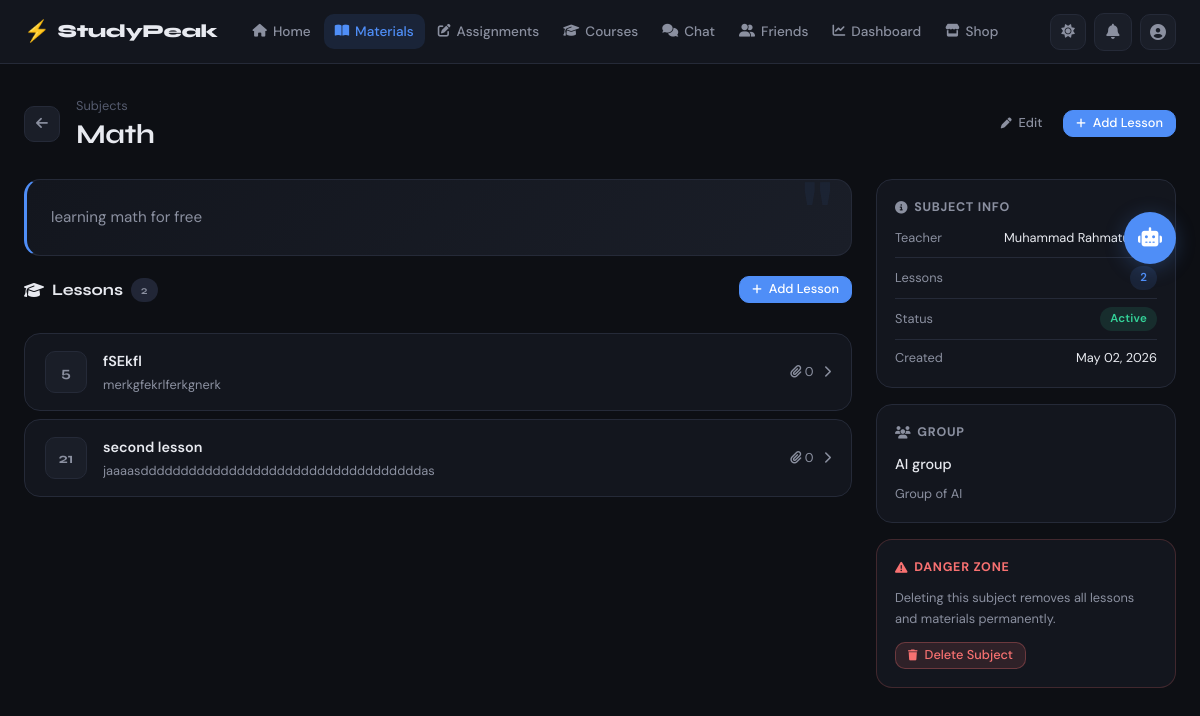
The page /materials/1/ (signed in) on the database its author committed.
### materials/models.py (models this page shows, shortened)
class Subject(models.Model):
    title = models.CharField(max_length=200)
    description = models.TextField(null=True, blank=True)
    teacher = models.ForeignKey(UserModel, on_delete=models.CASCADE, related_name='subjects')
    group = models.ForeignKey('chat.Group', on_delete=models.SET_NULL, null=True, blank=True, related_name='subjects')
    cover = models.ImageField(upload_to='subject_covers/', null=True, blank=True)
    is_active = models.BooleanField(default=True)
    created_at = models.DateTimeField(auto_now_add=True)

class Lesson(models.Model):
    subject = models.ForeignKey(Subject, on_delete=models.CASCADE, related_name='lessons')
    title = models.CharField(max_length=200)
    description = models.TextField(null=True, blank=True)
    order = models.PositiveIntegerField(default=0)
    created_at = models.DateTimeField(auto_now_add=True)
    class Meta:
        ordering = ['order']

### accounts/models.py (models this page shows, shortened)
class UserModel(AbstractUser):
    STUDENT = 'student'
    TEACHER = 'teacher'
    ADMIN = 'admin'
    ROLE_CHOICES = [
        (STUDENT, 'Student'),
        (TEACHER, 'Teacher'),
        (ADMIN, 'Admin'),
    ]
    email = models.EmailField(unique=True)
    role = models.CharField(max_length=10, choices=ROLE_CHOICES, default=STUDENT)
    is_verified = models.BooleanField(default=False)
    otp_code = models.CharField(max_length=6, null=True, blank=True)
    otp_created_at = models.DateTimeField(null=True, blank=True)
    reset_token = models.CharField(max_length=100, null=True, blank=True)
    deleted_at = models.DateTimeField(null=True, blank=True)
    REQUIRED_FIELDS = ['email', 'role']
    @property
    def is_student(self):
        return self.role == self.STUDENT
    @property
    def is_teacher(self):
        return self.role == self.TEACHER
    @property
    def is_admin_role(self):
        return self.role == self.ADMIN

### chat/models.py (models this page shows, shortened)
class Group(models.Model):
    name = models.CharField(max_length=100)
    description = models.TextField(null=True, blank=True)
    avatar = models.ImageField(upload_to='group_avatars/', null=True, blank=True)
    owner = models.ForeignKey(UserModel, on_delete=models.CASCADE, related_name='owned_groups')
    members = models.ManyToManyField(UserModel, through='GroupMember', related_name='chat_groups')
    is_study_group = models.BooleanField(default=False)
    created_at = models.DateTimeField(auto_now_add=True)

### materials/views.py (the view)
# urls.py: path('<int:subject_id>/', SubjectDetailView.as_view(), name='subject_detail'),
class SubjectDetailView(SessionLoginRequiredMixin, View):
    def get(self, request, subject_id):
        user = get_current_user(request)
        subject = get_object_or_404(Subject, id=subject_id)
        if user.is_student:
            if subject.group and not subject.group.memberships.filter(user=user).exists():
                messages.error(request, 'You do not have access to this subject.')
                return redirect('subject_list')
        lessons = subject.lessons.all()
        return render(request, 'materials/subject_detail.html', {
            'subject': subject,
            'lessons': lessons,
        })

### accounts/permissions.py (called while the page is built)
def get_current_user(request):
    user_id = request.session.get('user_id')
    if not user_id:
        return None
    return UserModel.objects.filter(id=user_id).first()

    def dispatch(self, request, *args, **kwargs):
        if not request.session.get('user_id'):
            messages.error(request, 'Please login first!')
            return redirect('login')
        return super().dispatch(request, *args, **kwargs)

### templates/materials/subject_detail.html (shortened to what this page needs)
{% extends 'base.html' %}
{% load static %}
{% block nav_materials %}active{% endblock %}
{% block extra_css %}
<link rel="stylesheet" href="{% static 'css/materials.css' %}">
{% endblock %}
{% block content %}
<div class="page-wrapper">
    <div class="page-header">
        <div class="page-header-left">
            <a href="{% url 'subject_list' %}" class="btn-back">
                <i class="fa-solid fa-arrow-left"></i>
            </a>
            <div>
                <p class="page-header-sub">Subjects</p>
                <h1 class="page-title">{{ subject.title }}</h1>
            </div>
        </div>
        <div class="page-header-right">
            {% if user.is_teacher or user.is_admin_role %}
            <a href="{% url 'subject_update' subject.id %}" class="btn btn-ghost btn-sm">
                <i class="fa-solid fa-pen"></i> Edit
            </a>
            <a href="{% url 'lesson_create' subject.id %}" class="btn btn-primary btn-sm">
                <i class="fa-solid fa-plus"></i> Add Lesson
            </a>
            {% endif %}
        </div>
    </div>
    <div class="subject-layout">
        <div class="subject-main">
            {% if subject.description %}
            <div class="subject-desc card">
                <p class="subject-desc-text">{{ subject.description }}</p>
            </div>
            {% endif %}
            <div class="lessons-section">
                <div class="section-header">
                    <h2 class="section-title">
                        <i class="fa-solid fa-graduation-cap"></i> Lessons
                        <span class="badge badge-gray">{{ lessons|length }}</span>
                    </h2>
                    {% if user.is_teacher or user.is_admin_role %}
                    <a href="{% url 'lesson_create' subject.id %}" class="btn btn-primary btn-sm">
                        <i class="fa-solid fa-plus"></i> Add Lesson
                    </a>
                    {% endif %}
                </div>
                {% if lessons %}
                <div class="lessons-list">
                    {% for lesson in lessons %}
                    <a href="{% url 'lesson_detail' subject.id lesson.id %}" class="lesson-row card">
                        <div class="lesson-row-num">
                            <span>{{ lesson.order }}</span>
                        </div>
                        <div class="lesson-row-body">
                            <p class="lesson-row-title">{{ lesson.title }}</p>
                            {% if lesson.description %}
                            <p class="lesson-row-desc text-sm text-muted">
                                {{ lesson.description|truncatewords:10 }}
                            </p>
                            {% endif %}
                        </div>
                        <div class="lesson-row-meta">
                            <span class="text-sm text-muted">
                                <i class="fa-solid fa-paperclip"></i>
                                {{ lesson.materials.count }}
                            </span>
                            <i class="fa-solid fa-chevron-right text-muted"></i>
                        </div>
                    </a>
                    {% endfor %}
                </div>
                {% endif %}
            </div>
        </div>
        <div class="subject-side">
            <div class="side-card card">
                <p class="side-card-title">
                    <i class="fa-solid fa-circle-info"></i> Subject Info
                </p>
                <div class="side-info-list">
                    <div class="side-info-row">
                        <span class="text-sm text-muted">Teacher</span>
                        <span class="text-sm">
                            {{ subject.teacher.get_full_name|default:subject.teacher.username }}
                        </span>
                    </div>
                    <div class="side-info-row">
                        <span class="text-sm text-muted">Lessons</span>
                        <span class="badge badge-blue">{{ lessons|length }}</span>
                    </div>
                    <div class="side-info-row">
                        <span class="text-sm text-muted">Status</span>
                        {% if subject.is_active %}
                        <span class="badge badge-green">Active</span>
                        {% else %}
                        <span class="badge badge-gray">Inactive</span>
                        {% endif %}
                    </div>
                    <div class="side-info-row">
                        <span class="text-sm text-muted">Created</span>
                        <span class="text-sm">{{ subject.created_at|date:"M d, Y" }}</span>
                    </div>
                </div>
            </div>
            {% if subject.group %}
            <div class="side-card card">
                <p class="side-card-title">
                    <i class="fa-solid fa-users"></i> Group
                </p>
                <p class="side-card-value">{{ subject.group.name }}</p>
                {% if subject.group.description %}
                <p class="text-sm text-muted mt-8">{{ subject.group.description|truncatewords:10 }}</p>
                {% endif %}
            </div>
            {% endif %}
            {% if user.is_teacher or user.is_admin_role %}
            <div class="side-card card side-card-danger">
                <p class="side-card-title text-danger">
                    <i class="fa-solid fa-triangle-exclamation"></i> Danger Zone
                </p>
                <p class="text-sm text-muted mb-12">
                    Deleting this subject removes all lessons and materials permanently.
                </p>
                <form method="post" action="{% url 'subject_delete' subject.id %}" onsubmit="return confirm('Delete this subject and everything inside it?')">
                    <button type="submit" class="btn btn-danger btn-sm">
                        <i class="fa-solid fa-trash"></i> Delete Subject
                    </button>
                </form>
            </div>
            {% endif %}
        </div>
    </div>
{% endblock %}

### static/css/main.css (style rules this page uses)
:root { --bg: #0d0f14; --bg-2: #13161e; --bg-3: #1a1e28; --bg-4: #212636; --border: #252a38; --border-2: #2e3446; --text: #e8eaf0; --text-2: #8b90a0; --text-3: #555b6e; --accent: #4f8ef7; --accent-hover: #3a7be8; --accent-soft: rgba(79, 142, 247, 0.12); --accent-glow: rgba(79, 142, 247, 0.25); --success: #34d399; --success-soft: rgba(52, 211, 153, 0.12); --danger: #f87171; --danger-soft: rgba(248, 113, 113, 0.12); --warning: #fbbf24; --warning-soft: rgba(251, 191, 36, 0.12); --radius: 10px; --radius-lg: 16px; --radius-xl: 20px; --shadow: 0 4px 24px rgba(0,0,0,0.4); --shadow-sm: 0 2px 8px rgba(0,0,0,0.3); --nav-h: 64px; --font-display: 'Syne', sans-serif; --font-body: 'DM Sans', sans-serif; --transition: 0.2s ease; }
*, *::before, *::after { margin: 0; padding: 0; box-sizing: border-box; }
html { scroll-behavior: smooth; }
body { font-family: var(--font-body); background: var(--bg); color: var(--text); min-height: 100vh; line-height: 1.6; transition: background var(--transition), color var(--transition); -webkit-font-smoothing: antialiased; -moz-osx-font-smoothing: grayscale; }
a { color: inherit; text-decoration: none; }
button { cursor: pointer; font-family: var(--font-body); }
.page-header { display: flex; align-items: center; justify-content: space-between; margin-bottom: 28px; gap: 16px; flex-wrap: wrap; }
.page-title { font-family: var(--font-display); font-size: 1.7rem; font-weight: 700; color: var(--text); letter-spacing: -0.02em; line-height: 1.2; }
.card { background: var(--bg-2); border: 1px solid var(--border); border-radius: var(--radius-lg); padding: 24px; transition: border-color var(--transition); }
.btn { display: inline-flex; align-items: center; gap: 7px; padding: 9px 18px; border-radius: var(--radius); font-family: var(--font-body); font-size: 0.875rem; font-weight: 500; cursor: pointer; border: 1px solid transparent; transition: all var(--transition); white-space: nowrap; line-height: 1; text-decoration: none; user-select: none; }
.btn i { font-size: 0.85em; }
.btn-primary { background: var(--accent); color: #fff; border-color: var(--accent); }
.btn-danger { background: var(--danger-soft); color: var(--danger); border-color: rgba(248,113,113,0.3); }
.btn-ghost { background: transparent; color: var(--text-2); border-color: transparent; }
.btn-sm { padding: 6px 12px; font-size: 0.8rem; }
.badge { display: inline-flex; align-items: center; gap: 4px; padding: 3px 10px; border-radius: 20px; font-size: 0.72rem; font-weight: 600; letter-spacing: 0.02em; white-space: nowrap; }
.badge-blue { background: var(--accent-soft); color: var(--accent); }
.badge-green { background: var(--success-soft); color: var(--success); }
.badge-gray { background: var(--bg-4); color: var(--text-2); }
.page-wrapper { max-width: 1280px; margin: 0 auto; padding: 32px 24px; }
.page-header-left { display: flex; align-items: center; gap: 16px; }
.page-header-right { display: flex; align-items: center; gap: 8px; }
.page-header-sub { font-size: 0.8rem; color: var(--text-3); margin-bottom: 2px; }
.btn-back { width: 36px; height: 36px; border-radius: var(--radius); background: var(--bg-3); border: 1px solid var(--border); color: var(--text-2); display: flex; align-items: center; justify-content: center; transition: all var(--transition); font-size: 0.85rem; flex-shrink: 0; }
.section-header { display: flex; align-items: center; justify-content: space-between; margin-bottom: 16px; }
.section-title { font-family: var(--font-display); font-size: 1rem; font-weight: 700; color: var(--text); display: flex; align-items: center; gap: 8px; }
.side-card { padding: 18px; }
.side-card-title { font-size: 0.78rem; font-weight: 700; color: var(--text-2); text-transform: uppercase; letter-spacing: 0.06em; margin-bottom: 10px; display: flex; align-items: center; gap: 6px; }
.side-card-value { font-size: 0.9rem; color: var(--text); font-weight: 500; }
.side-card-danger { border-color: rgba(248,113,113,0.2); }
.side-info-list { display: flex; flex-direction: column; gap: 8px; }
.side-info-row { display: flex; align-items: center; justify-content: space-between; padding-bottom: 8px; border-bottom: 1px solid var(--border); }
.side-info-row:last-child { border-bottom: none; padding-bottom: 0; }
.mt-8 { margin-top: 8px; }
.mb-12 { margin-bottom: 12px; }
.text-sm { font-size: 0.8rem !important; }
.text-muted { color: var(--text-2) !important; }
.text-danger { color: var(--danger) !important; }

### rows shown on the page
Subject: title "Math", description "learning math for free", teacher.get_full_name "Muhammad Rahmatulloev", created_at "May 02, 2026", group.name "AI group", group.description "Group of AI"
Lesson: order "5", title "fSEkfl", description "merkgfekrlferkgnerk", materials.count "0"
Lesson: order "21", title "second lesson", description "jaaaasdddddddddddddddddddddddddddddddddddas", materials.count "0"

### other values the page prints
{{ lessons|length }} "2"
